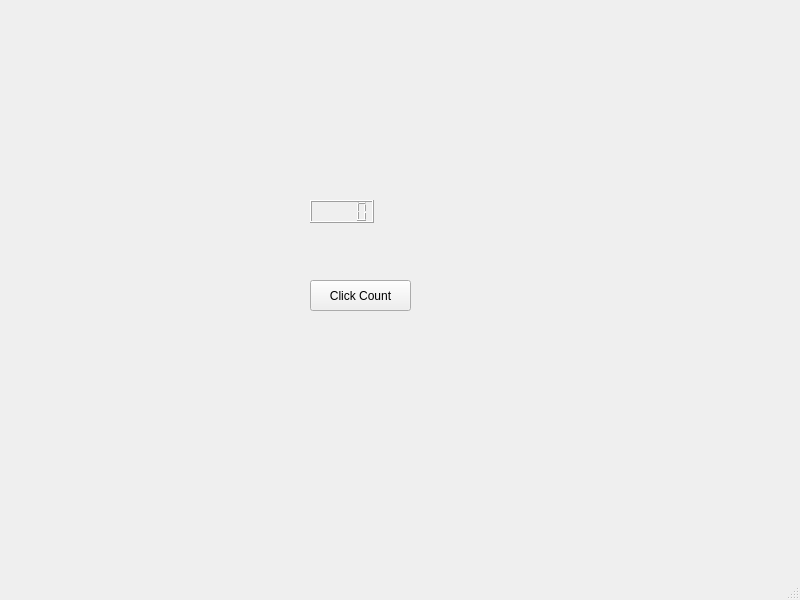
<?xml version="1.0" encoding="UTF-8"?>
<ui version="4.0">
 <class>MainWindow</class>
 <widget class="QMainWindow" name="MainWindow">
  <property name="geometry">
   <rect>
    <x>0</x>
    <y>0</y>
    <width>800</width>
    <height>600</height>
   </rect>
  </property>
  <property name="windowTitle">
   <string>MainWindow</string>
  </property>
  <widget class="QWidget" name="centralwidget">
   <widget class="QPushButton" name="pushButton">
    <property name="geometry">
     <rect>
      <x>310</x>
      <y>280</y>
      <width>101</width>
      <height>31</height>
     </rect>
    </property>
    <property name="text">
     <string>Click Count</string>
    </property>
   </widget>
   <widget class="QLCDNumber" name="lcdNumber">
    <property name="geometry">
     <rect>
      <x>310</x>
      <y>200</y>
      <width>64</width>
      <height>23</height>
     </rect>
    </property>
   </widget>
  </widget>
  <widget class="QMenuBar" name="menubar">
   <property name="geometry">
    <rect>
     <x>0</x>
     <y>0</y>
     <width>800</width>
     <height>21</height>
    </rect>
   </property>
  </widget>
  <widget class="QStatusBar" name="statusbar"/>
 </widget>
 <resources/>
 <connections/>
</ui>
